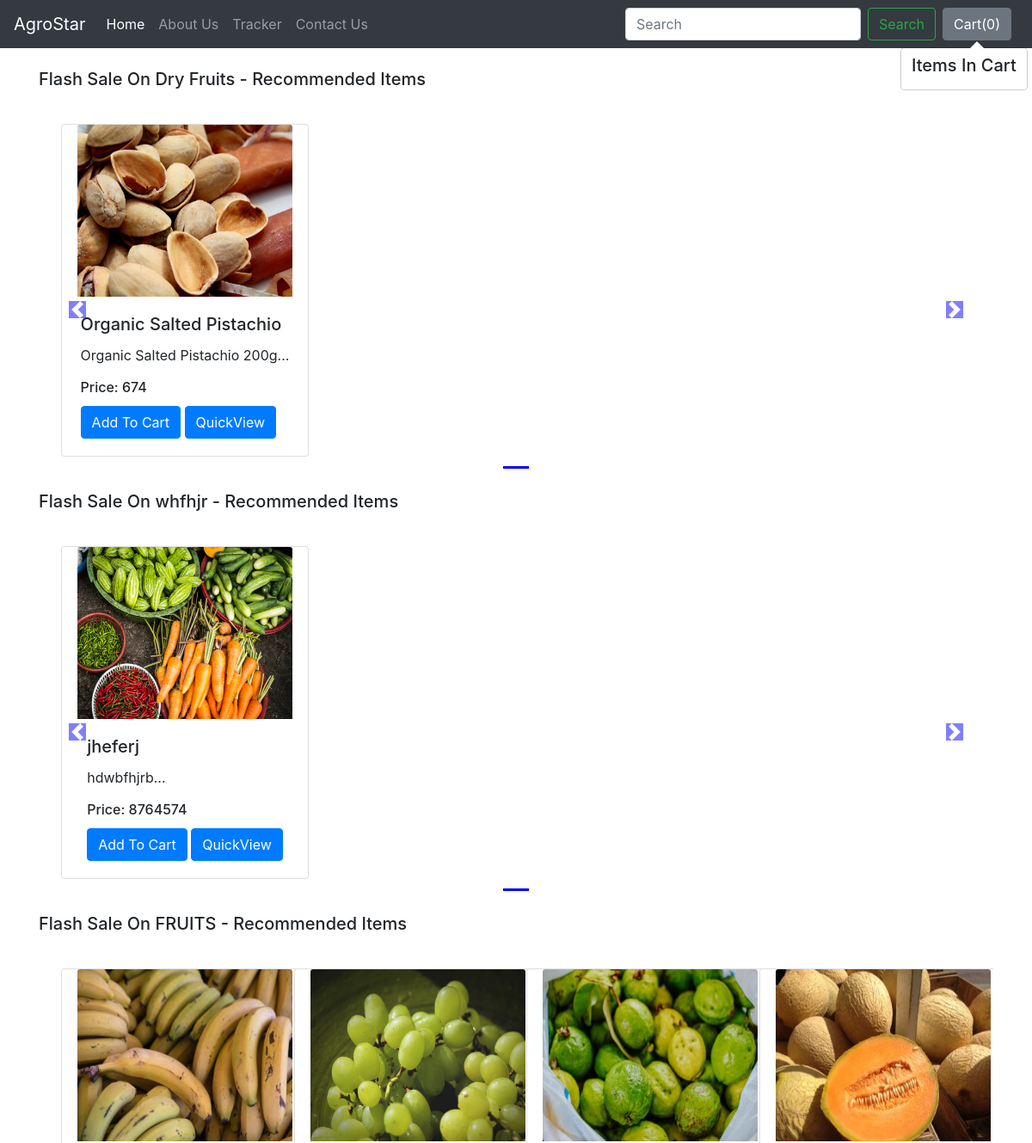
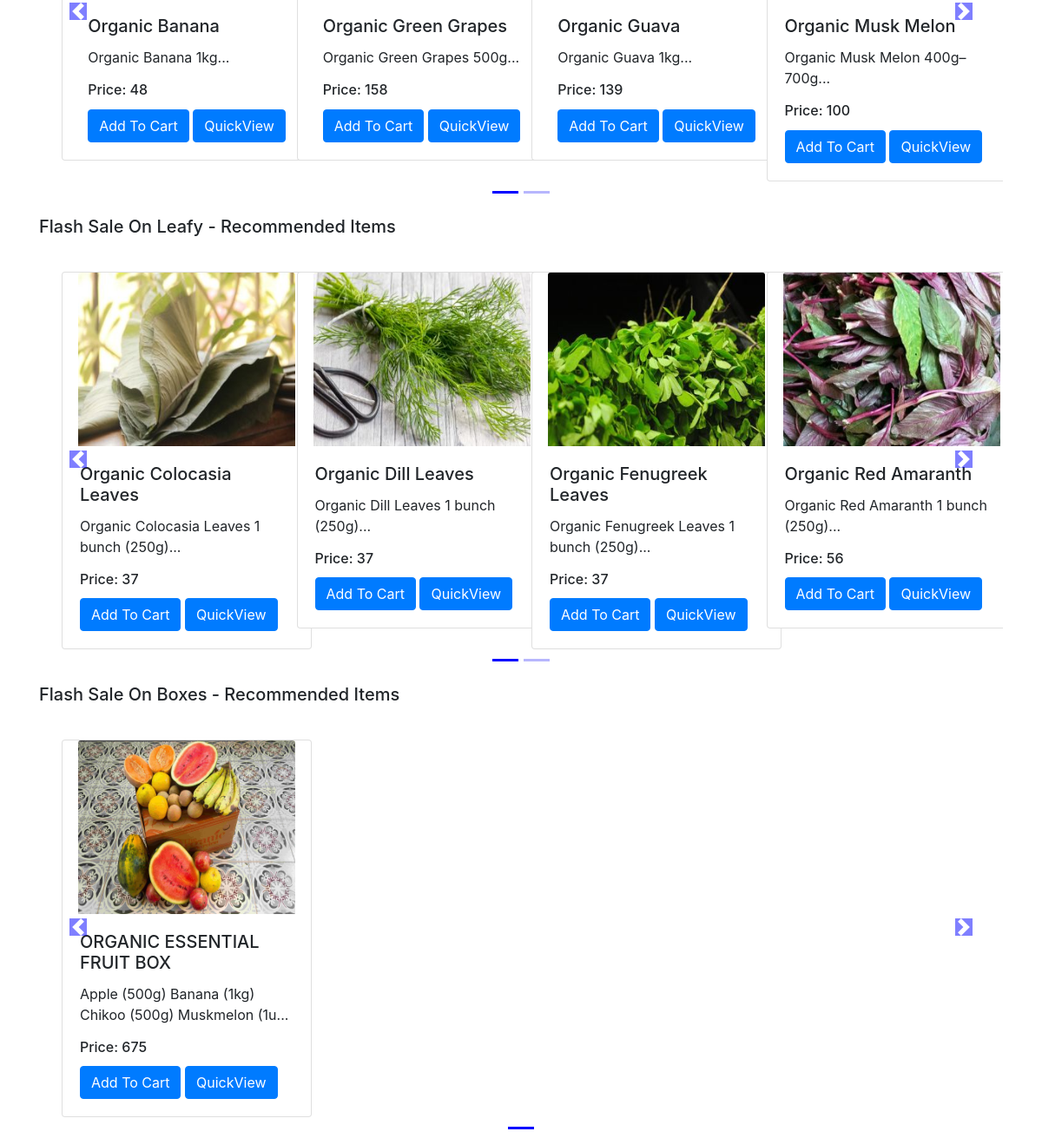
The app's page /shop/ with its own data (2 pictures, top to bottom).
### shop/models.py (models this page shows, shortened)
class Product(models.Model):
    product_id = models.AutoField
    product_name = models.CharField(max_length=50)
    category = models.CharField(max_length=50, default="")
    subcategory = models.CharField(max_length=50, default="")
    price = models.IntegerField(default=0)
    desc = models.CharField(max_length=300)
    pub_date = models.DateField()
    image = models.ImageField(upload_to='shop/images', default="")

### shop/views.py (the view)
# urls.py: path('', views.index,name="blogHome"),
def index(request):
    allProds = []
    catprods = Product.objects.values('category', 'id')
    cats = {item['category'] for item in catprods}
    for cat in cats:
        prod = Product.objects.filter(category=cat)
        n = len(prod)
        nSlides = n // 4 + ceil((n / 4) - (n // 4))
        allProds.append([prod, range(1, nSlides), nSlides])
    params = {'allProds':allProds}
    return render(request, 'shop/index.html', params)

### shop/templates/shop/index.html (shortened to what this page needs)
{% extends 'shop/basic.html' %}
{% block body %}
{% load static %}
<div class="container">
    {% for product, range, nSlides in allProds %}
    <h5 class="my-4">Flash Sale On {{product.0.category}} - Recommended Items</h5>
    <div class="row">
        <div id="demo{{forloop.counter}}" class="col carousel slide my-3" data-ride="carousel">
            <ul class="carousel-indicators">
                <li data-target="#demo{{forloop.counter}}" data-slide-to="0" class="active"></li>
                {% for i in range %}
                <li data-target="#demo{{forloop.parentloop.counter}}" data-slide-to="{{i}}"></li>
                {% endfor %}
            </ul>
            <div class="container carousel-inner no-padding">
                <div class="carousel-item active">
                    {% for i in product %}
                    <div class="col-xs-3 col-sm-3 col-md-3">
                        <div class="card align-items-center" style="width: 18rem;">
                            <img src='/media/{{i.image}}' class="card-img-top" alt="...">
                            <div class="card-body">
                                <h5 class="card-title" id="namepr{{i.id}}">{{i.product_name}}</h5>
                                <p class="card-text">{{i.desc|slice:"0:53"}}...</p>
                                <h6 class="card-title" >Price: <span id="pricepr{{i.id}}">{{i.price}}</span></h6>
                                <span id="divpr{{i.id}}" class="divpr">
                                    <button id="pr{{i.id}}" class="btn btn-primary cart">Add To Cart</button>
                                </span>
                                <a href="/shop/products/{{i.id}}"><button id="qv{{i.id}}" class="btn btn-primary cart">QuickView</button></a>
                            </div>
                        </div>
                    </div>
                    {% if forloop.counter|divisibleby:4 and forloop.counter > 0 and not forloop.last %}
                </div>
                <div class="carousel-item">
                    {% endif %}
                    {% endfor %}
                </div>
            </div>
        </div>
        <a class="carousel-control-prev" href="#demo{{forloop.counter}}" data-slide="prev">
            <span class="carousel-control-prev-icon"></span>
        </a>
        <a class="carousel-control-next" href="#demo{{forloop.counter}}" data-slide="next">
            <span class="carousel-control-next-icon"></span>
        </a>
    </div>
    {% endfor %}
</div>
{% endblock %}

### shop/templates/shop/basic.html (shortened to what this page needs)
<!doctype html>
<html lang="en">
  <head>
    <link rel="stylesheet" href="https://stackpath.bootstrapcdn.com/bootstrap/4.2.1/css/bootstrap.min.css">
  </head>
  <body>
    <nav class="navbar navbar-expand-lg navbar-dark bg-dark">
  <a class="navbar-brand" href="/shop">AgroStar</a>
  <div class="collapse navbar-collapse" id="navbarSupportedContent">
    <ul class="navbar-nav mr-auto">
      <li class="nav-item active">
        <a class="nav-link" href="/shop">Home <span class="sr-only">(current)</span></a>
      </li>
      <li class="nav-item">
        <a class="nav-link" href="/shop/about">About Us</a>
      </li>
      <li class="nav-item">
        <a class="nav-link" href="/shop/tracker">Tracker</a>
      </li>
      <li class="nav-item">
        <a class="nav-link" href="/shop/contact">Contact Us</a>
      </li>
    </ul>
    <form method="get" action="/shop/search/" class="form-inline my-2 my-lg-0">
      <input class="form-control mr-sm-2" type="search" placeholder="Search" aria-label="Search" name="search" id="search">
      <button class="btn btn-outline-success my-2 my-sm-0" type="submit">Search</button>
    </form>
    <button type="button" class="btn btn-secondary mx-2" id="popcart" data-container="body" data-toggle="popover" data-placement="bottom" data-html="true" data-content="Vivamus
sagittis lacus vel augue laoreet rutrum faucibus.">
  Cart(<span id="cart">0</span>)
</button>
  </div>
</nav>
  {% block body %} {% endblock %}
  </body>
</html>

### records on screen
Product: category "Dry Fruits", image (picture), product_name "Organic Salted Pistachio", desc "Organic Salted Pistachio 200g", price "674"
Product: category "whfhjr", image (picture), product_name "jheferj", desc "hdwbfhjrb", price "8764574"
Product: category "FRUITS", image (picture), product_name "Organic Banana", desc "Organic Banana 1kg", price "48"
Product: image (picture), product_name "Organic Green Grapes", desc "Organic Green Grapes 500g", price "158"
Product: image (picture), product_name "Organic Guava", desc "Organic Guava 1kg", price "139"
Product: image (picture), product_name "Organic Musk Melon", desc "Organic Musk Melon 400g–700g", price "100"
Product: category "Leafy", image (picture), product_name "Organic Colocasia Leaves", desc "Organic Colocasia Leaves 1 bunch (250g)", price "37"
Product: image (picture), product_name "Organic Dill Leaves", desc "Organic Dill Leaves 1 bunch (250g)", price "37"
Product: image (picture), product_name "Organic Fenugreek Leaves", desc "Organic Fenugreek Leaves 1 bunch (250g)", price "37"
Product: image (picture), product_name "Organic Red Amaranth", desc "Organic Red Amaranth 1 bunch (250g)", price "56"
Product: category "Boxes", image (picture), product_name "ORGANIC ESSENTIAL FRUIT BOX", desc "Apple (500g) Banana (1kg) Chikoo (500g) Muskmelon (1u", price "675"
